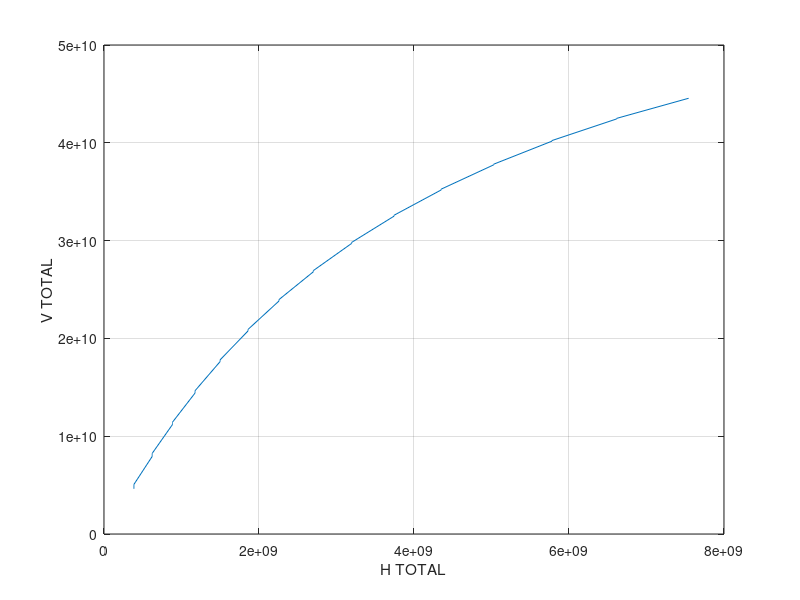
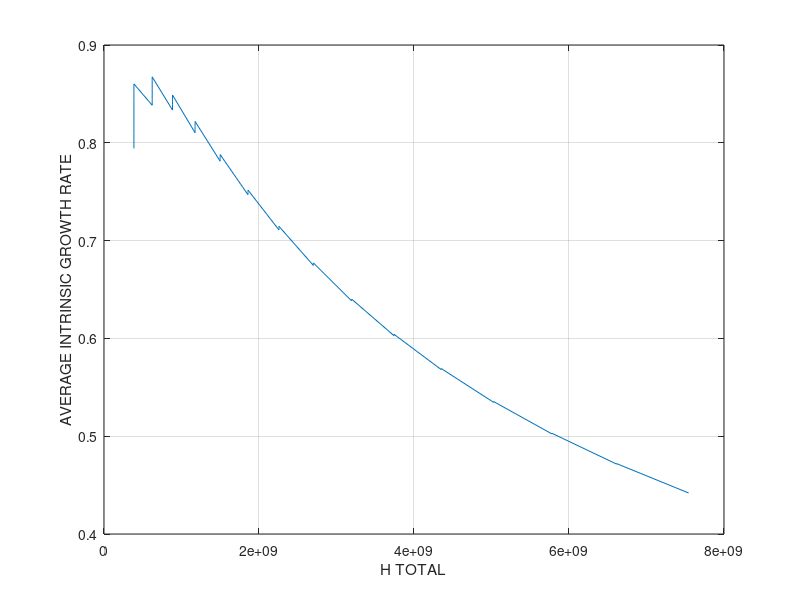
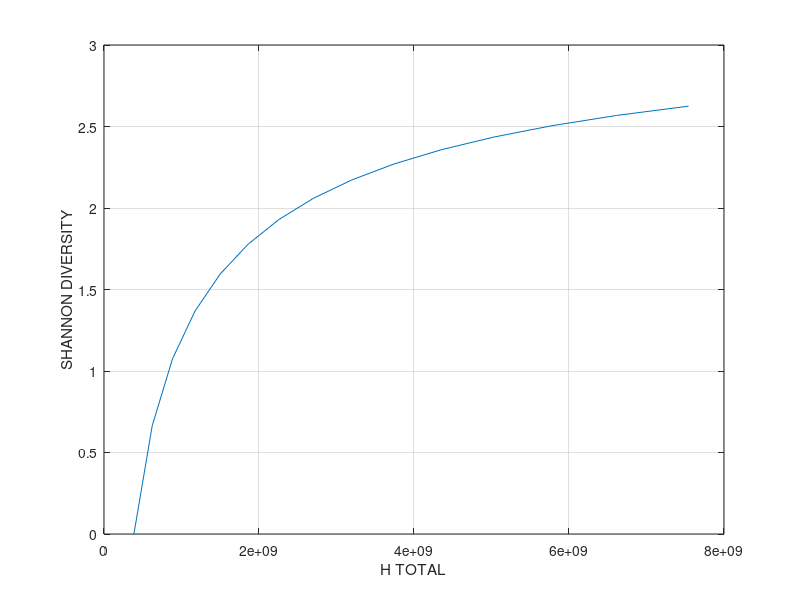

Write MATLAB code to recreate these figures, in order.
function Vage

delta0=1;
D=.1;
mu0max=1;
m0=20;
beta0=1.5e-10;

sigma=.5;
rho=.9;
alpha=.2;
nu=0.9;

SRmax=400
numSRvalues=200;
% ******************************************
H0=(delta0+D)/((m0-1)*beta0);
Q=5e-8;
SRmin1=H0*Q
SRmin3=nu*mu0max*D/alpha/(nu*mu0max-D);
SRmin=max(SRmin1,SRmin3);
SRvalues=linspace(SRmin,SRmax,numSRvalues);
for k=1:length(SRvalues)
    SR=SRvalues(k);
    % ***** DILUTION LIMITATION *****
    factor=1-D/alpha/SR;
    n_d=floor(log(D/mu0max/factor)/log(nu));
    % *******************************
    % ***** CARRYING CAPACITY *****
    HT=SR/Q;
    CC(k)=HT;
    % ***** RESOURCE LIMITATION *****
    rho=rho+eps;
    aa=(1-rho)/(1-rho*sigma)*(HT/H0-1);
    n_r=floor(1-log(1+aa)/log(rho));
    n=n_r;
    if n>n_d
        n=n_d;
    end
    num_strains(k)=n;
    S=SR;
    mumax=mu0max*nu.^[0:n-1]';
    mu=mumax*alpha*S./(alpha*S+mumax);
    c=mu-D;
    % ADSORPTION MATRIX
    b=beta0*beta(rho,sigma,n);
    H=(delta0+D)/(m0-1)*((b')^(-1))*ones(n,1);
    
    
    V=(b^(-1))*c;
    H_total=sum(H);
    % SHANNON DIVERSITY
    p=H/H_total;
    ShannonDiversity(k)=-sum(p.*log(p));
    V_total=sum(V);
    VHR(k)=V_total/H_total;
    Hx(k)=H_total;
    Vx(k)=V_total;
    % AVERAGE INTRINSIC GROWTH RATE
    AVGmu(k)=sum(mu.*H)/H_total;
end
%figure(1)
%plot(CC,AVGmu-D)
%xlabel('K')
%ylabel('death')
%title('play')
%grid on

% [SRvalues',Hx',CC',VHR',num_strains']%%%%%%%%%%%%%%%

figure(2)
plot(Hx,Vx)
xlabel('H TOTAL')
ylabel('V TOTAL')
grid on

figure(3)
plot(Hx,AVGmu)
xlabel('H TOTAL')
ylabel('AVERAGE INTRINSIC GROWTH RATE')
grid on

figure(4)
plot(Hx,ShannonDiversity)
xlabel('H TOTAL')
ylabel('SHANNON DIVERSITY')
grid on

%figure(5)
%plot(Hx,AVGmu-D)
%xlabel('H TOTAL')
%ylabel('DEATH RATE BY PHAGE')
%grid on

%figure(6)
%plot(AVGmu, VHR)
%xlabel('Average Intrinsic Growth Rate')
%ylabel('VMR')
%grid on

%figure(9)
%plot(Hx./HT, AVGmu-D)
%xlabel('N/K')
%ylabel('Death')
%grid on



% **************
function s=sigp(sigma,n)
o=ones(n);
sig=sigma.^[0:n-1];
s=zeros(n);
for k=0:n-1
    v=diag(o,k)*sig(k+1);
    s=s+diag(v,k);
end
function r=rhop(rho,n)
rh=rho.^[0:n-1];
r=repmat(rh,n,1);
r=triu(r);
function b=beta(rho,sigma,n)
r=rhop(rho,n);
s=sigp(sigma,n);
b=r.*s;



